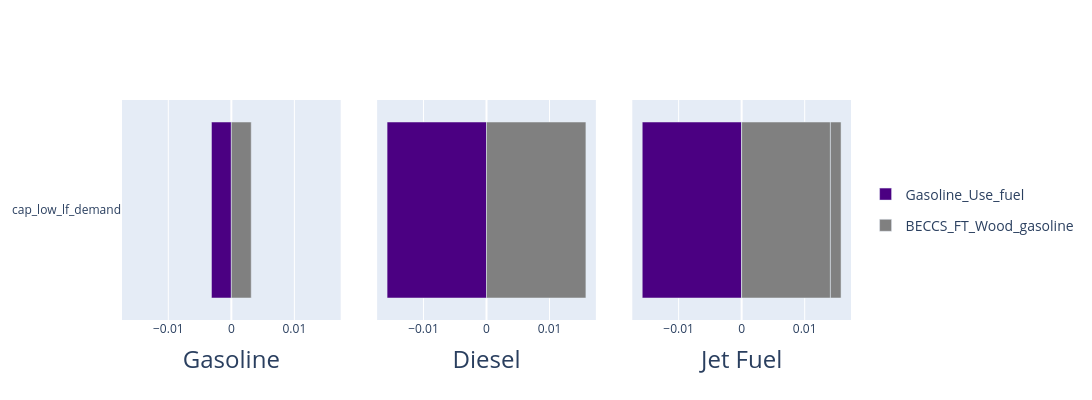

The cell this chart's notebook holds for it:
### Code cell
commodities_on_one_scale = ["Gasoline", "Diesel", "JetFuel"]

global_extent = compute_global_extent(
    data=scenario_plot_dict,
    commodities=commodities_on_one_scale,
    scenarios=scenarios_dict_for_plots,
)
x_range = [-1.1 * global_extent, 1.1 * global_extent]
fig = make_subplots(
    rows=1,
    cols=3,
    shared_yaxes=True,
    horizontal_spacing=0.05,
)

fig = plot_scenario_balance_horizontal_plotly_subplot(
    data=scenario_plot_dict,
    commodity="Gasoline",
    scenarios=scenarios_dict_for_plots,
    fig=fig,
    row=1,
    col=1,
    title="Gasoline",
    showlegend=True,   # legend ONLY here
    x_range=x_range,
)

fig = plot_scenario_balance_horizontal_plotly_subplot(
    data=scenario_plot_dict,
    commodity="Diesel",
    scenarios=scenarios_dict_for_plots,
    fig=fig,
    row=1,
    col=2,
    title="Diesel",
    showlegend=False,
    x_range=x_range,
)

fig = plot_scenario_balance_horizontal_plotly_subplot(
    data=scenario_plot_dict,
    commodity="JetFuel",
    scenarios=scenarios_dict_for_plots,
    fig=fig,
    row=1,
    col=3,
    title="Jet Fuel",
    showlegend=False,
    x_range=x_range,
)

fig.update_layout(
    width=1700,
    height=400,
    barmode="relative",
    legend=dict(
        x=1.02,
        y=0.5,
        font=dict(size=14),
    ),
)

fig.show()

### Figure 1 — Plotly figure (JSON) as saved in the notebook; plotly's stock layout.template omitted (floating-point values rounded to 4 significant figures)
{"data": [{"base": [0], "customdata": ["SE_Gasoline_Use_fuel_edge"], "hovertemplate": "<b>Technology:</b> %{customdata}<br><b>Scenario:</b> %{y}<br><b>Value:</b> %{x:.3e}<extra></extra>", "legendgroup": "Gasoline_Use_fuel", "marker": {"color": "indigo"}, "name": "Gasoline_Use_fuel", "orientation": "h", "showlegend": true, "type": "bar", "x": [-0.003154], "xaxis": "x", "y": ["cap_low_lf_demand"], "yaxis": "y"}, {"base": [0], "customdata": ["SE_BECCS_FT_Wood_gasoline_edge"], "hovertemplate": "<b>Technology:</b> %{customdata}<br><b>Scenario:</b> %{y}<br><b>Value:</b> %{x:.3e}<extra></extra>", "legendgroup": "BECCS_FT_Wood_gasoline", "marker": {"color": "gray"}, "name": "BECCS_FT_Wood_gasoline", "orientation": "h", "showlegend": true, "type": "bar", "x": [0.003154], "xaxis": "x", "y": ["cap_low_lf_demand"], "yaxis": "y"}, {"base": [0], "customdata": ["SE_Diesel_Use_fuel_edge"], "hovertemplate": "<b>Technology:</b> %{customdata}<br><b>Scenario:</b> %{y}<br><b>Value:</b> %{x:.3e}<extra></extra>", "legendgroup": "Diesel_Use_fuel", "marker": {"color": "indigo"}, "name": "Diesel_Use_fuel", "orientation": "h", "showlegend": false, "type": "bar", "x": [-0.01577], "xaxis": "x2", "y": ["cap_low_lf_demand"], "yaxis": "y2"}, {"base": [0], "customdata": ["SE_Ethanol_Diesel_Upgrade_diesel_production_edge"], "hovertemplate": "<b>Technology:</b> %{customdata}<br><b>Scenario:</b> %{y}<br><b>Value:</b> %{x:.3e}<extra></extra>", "legendgroup": "Ethanol_Diesel_Upgrade_diesel_production", "marker": {"color": "gray"}, "name": "Ethanol_Diesel_Upgrade_diesel_production", "orientation": "h", "showlegend": false, "type": "bar", "x": [0.01577], "xaxis": "x2", "y": ["cap_low_lf_demand"], "yaxis": "y2"}, {"base": [0], "customdata": ["SE_JetFuel_Use_fuel_edge"], "hovertemplate": "<b>Technology:</b> %{customdata}<br><b>Scenario:</b> %{y}<br><b>Value:</b> %{x:.3e}<extra></extra>", "legendgroup": "JetFuel_Use_fuel", "marker": {"color": "indigo"}, "name": "JetFuel_Use_fuel", "orientation": "h", "showlegend": false, "type": "bar", "x": [-0.01577], "xaxis": "x3", "y": ["cap_low_lf_demand"], "yaxis": "y3"}, {"base": [0], "customdata": ["SE_JetFuel_Fossil_Upstream_fuel_edge"], "hovertemplate": "<b>Technology:</b> %{customdata}<br><b>Scenario:</b> %{y}<br><b>Value:</b> %{x:.3e}<extra></extra>", "legendgroup": "JetFuel_Fossil_Upstream_fuel", "marker": {"color": "black"}, "name": "JetFuel_Fossil_Upstream_fuel", "orientation": "h", "showlegend": false, "type": "bar", "x": [6.391e-18], "xaxis": "x3", "y": ["cap_low_lf_demand"], "yaxis": "y3"}, {"base": [6.391e-18], "customdata": ["SE_BECCS_FT_Wood_jetfuel_edge"], "hovertemplate": "<b>Technology:</b> %{customdata}<br><b>Scenario:</b> %{y}<br><b>Value:</b> %{x:.3e}<extra></extra>", "legendgroup": "BECCS_FT_Wood_jetfuel", "marker": {"color": "gray"}, "name": "BECCS_FT_Wood_jetfuel", "orientation": "h", "showlegend": false, "type": "bar", "x": [0.01408], "xaxis": "x3", "y": ["cap_low_lf_demand"], "yaxis": "y3"}, {"base": [0.01408], "customdata": ["SE_Ethanol_JetFuel_Upgrade_jetfuel_production_edge"], "hovertemplate": "<b>Technology:</b> %{customdata}<br><b>Scenario:</b> %{y}<br><b>Value:</b> %{x:.3e}<extra></extra>", "legendgroup": "Ethanol_JetFuel_Upgrade_jetfuel_production", "marker": {"color": "gray"}, "name": "Ethanol_JetFuel_Upgrade_jetfuel_production", "orientation": "h", "showlegend": false, "type": "bar", "x": [0.001688], "xaxis": "x3", "y": ["cap_low_lf_demand"], "yaxis": "y3"}], "layout": {"barmode": "relative", "height": 400, "legend": {"font": {"size": 14}, "x": 1.02, "y": 0.5}, "width": 1700, "xaxis": {"anchor": "y", "domain": [0, 0.3], "range": [-0.01734, 0.01734], "title": {"font": {"size": 24}, "text": "Gasoline"}, "zeroline": true}, "xaxis2": {"anchor": "y2", "domain": [0.35, 0.65], "range": [-0.01734, 0.01734], "title": {"font": {"size": 24}, "text": "Diesel"}, "zeroline": true}, "xaxis3": {"anchor": "y3", "domain": [0.7, 1], "range": [-0.01734, 0.01734], "title": {"font": {"size": 24}, "text": "Jet Fuel"}, "zeroline": true}, "yaxis": {"anchor": "x", "categoryarray": ["cap_low_lf_demand"], "categoryorder": "array", "domain": [0, 1]}, "yaxis2": {"anchor": "x2", "categoryarray": ["cap_low_lf_demand"], "categoryorder": "array", "domain": [0, 1], "matches": "y", "showticklabels": false}, "yaxis3": {"anchor": "x3", "categoryarray": ["cap_low_lf_demand"], "categoryorder": "array", "domain": [0, 1], "matches": "y", "showticklabels": false}}}
